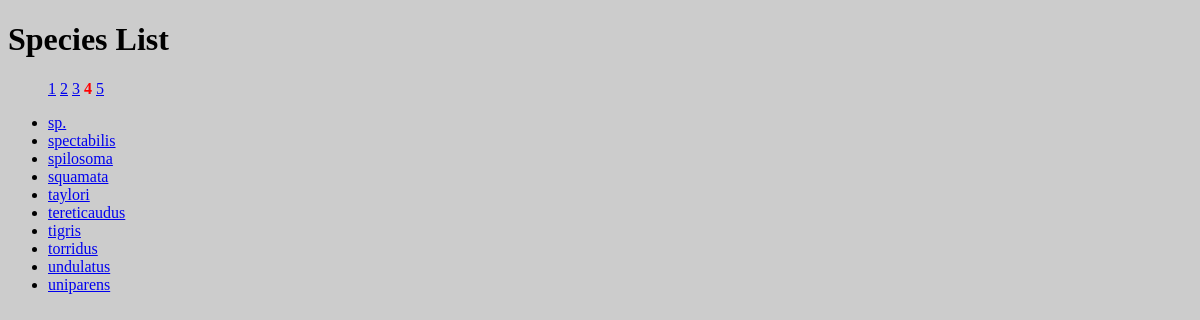
/?page=4, run on the app's committed database.
### mammals/models.py (models this page shows)
    class Species(db.Model):
        __tablename__ = "species"
        uid = db.Column("species_id", db.String, primary_key=True)
        genus = db.Column("genus", db.String)
        name = db.Column("species", db.String)
        taxa = db.Column("taxa", db.String)
        surveys = db.relationship("Survey", backref="species", lazy=True)

### mammals/views.py (the view)
    @app.route("/", methods=["GET", "POST"])
    def index(): # invoca la página index
        print('path',request.path) # esto es para debug, realmente no va
        page = int(request.args.get("page", 1))
        species_list = db_access["species_list"] # está invocando a la función species_list que está en models con un pagination
        species = species_list(page=page)        # 10 elementos como máximo por página
        total_pages = ceil (species.total / 10)
        return render_template( # se lanza la página index con los parámetros species (las 10 de la página activa) y el listado de páginas de especies
            "index.html", species=species, pages=[i + 1 for i in range(total_pages)] # ver en models.py
        )

### mammals/templates/index.html
{% extends 'base.html' %} {% block content %}
<h1>Species List</h1>
<ul>
  <p>
    {% for page in pages %} {% if page == species.page %}
    <a href="/?page={{ page }}" class="current-page"
      ><strong>{{ page }}</strong></a
    >
    {% else %}
    <a href="/?page={{ page }}">{{ page }}</a>
    {% endif %} {% endfor %}
  </p>
  {% for sp in species.items %}
  <li><a href="/species/{{ sp.uid }}">{{ sp.name }}</a></li>
  {% endfor %}
</ul>
{% endblock %}

### mammals/static/mystyle.css (style rules this page uses)
html { background: #cccccc; }
.current-page { color: red; text-decoration: none; }

### data on the page
Species: name "sp."
Species: name "spectabilis"
Species: name "spilosoma"
Species: name "squamata"
Species: name "taylori"
Species: name "tereticaudus"
Species: name "tigris"
Species: name "torridus"
Species: name "undulatus"
Species: name "uniparens"

### other printed values
{{ page }} "1" "2" "3" "5"
{{ page }} "4"
